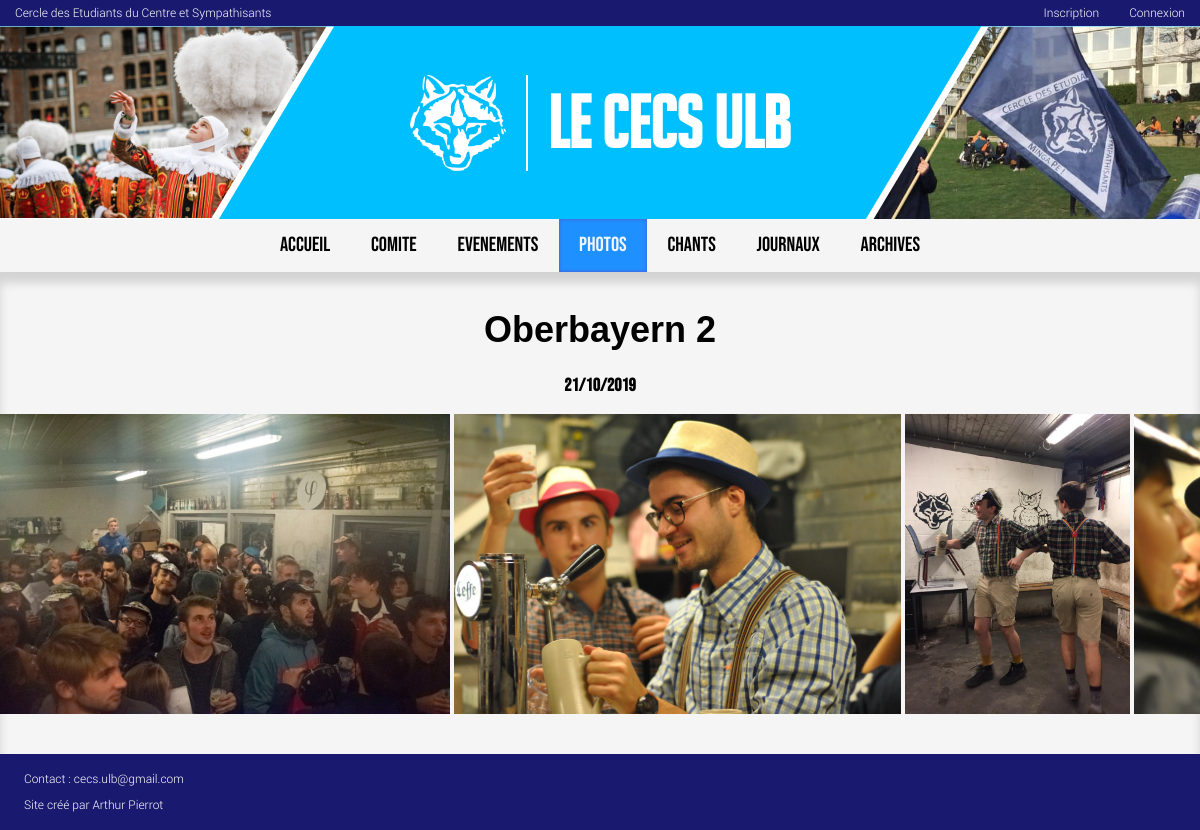
/photo/, run on an earlier commit of the app's database.
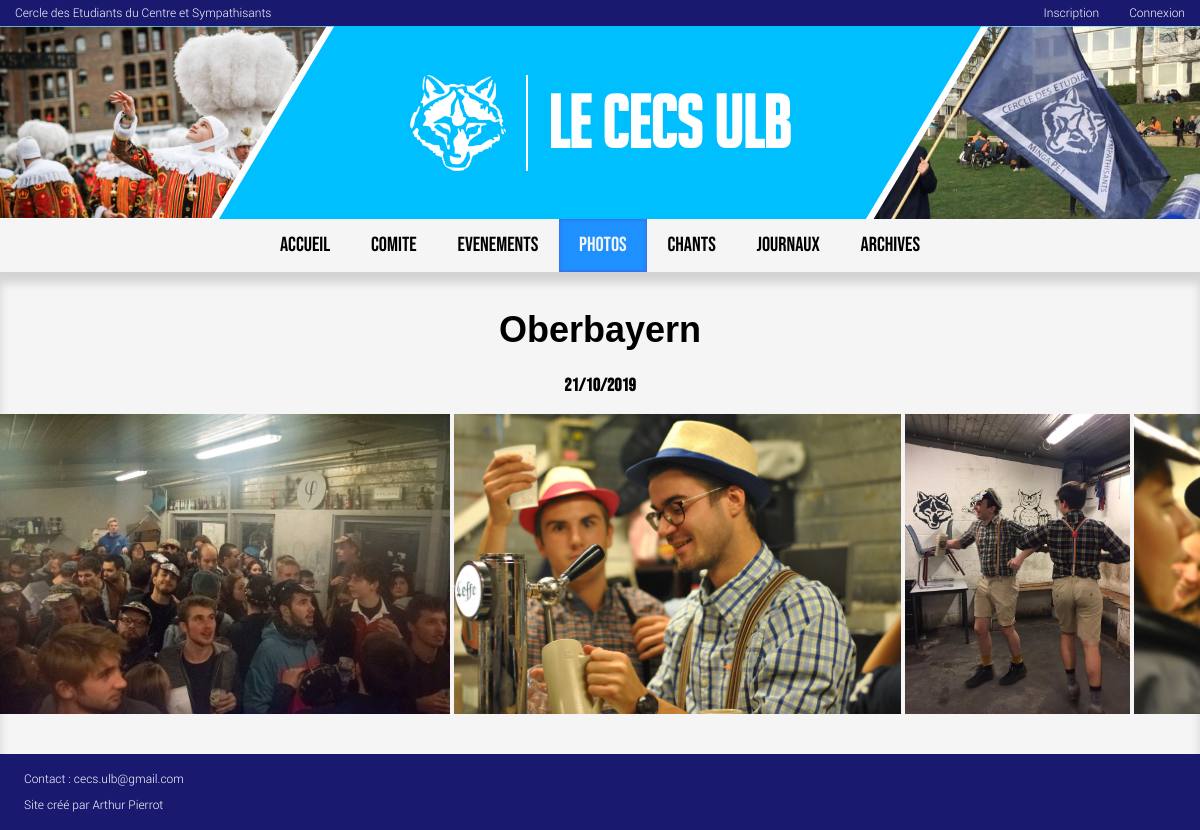
And on a later commit of the database.
### main/models.py (models this page shows, shortened)
class Album(models.Model):
	name = models.CharField(max_length=30)
	pub_date = models.DateField()
	def get_photos(self):
		return Photo.objects.filter(album=self)

### main/views.py (the view)
# urls.py: path('photo/', views.PhotoView.as_view(), name='photo'),
class PhotoView(generic.ListView):
	template_name = 'main/photo.html'
	context_object_name = 'albums'
	def get_queryset(self):
		return Album.objects.all().order_by('-pub_date')

### main/templates/main/photo.html (shortened to what this page needs)
{% extends "main/base.html" %}
{% load static %}
{% block navbar %}
    <ul>
        <li><a href="{% url 'main:index' %}">ACCUEIL</a></li>
        <li><a href="{% url 'main:comite' %}">COMITE</a></li>
        <li><a href="?">EVENEMENTS</a></li>
        <li><a href="{% url 'main:photo' %}" class="active">PHOTOS</a></li>
        <li><a href="?">CHANTS</a></li>
        <li><a href="?">JOURNAUX</a></li>
        <li><a href="?">ARCHIVES</a></li>
    </ul>
{% endblock %}
{% block content %}
    {% if albums %}
        <div class="albums">
            {% for album in albums %}
                <div class="album">
                    <h2>{{ album.name }}</h2>
                    <h3>{{ album.pub_date|date:'d/m/Y'}}</h3>
                    <div class="photos">
                        {% for photo in album.get_photos %}
                            <img src="{{ photo.image.url }}" alt="">
                        {% endfor %}
                    </div>
                </div>
            {% endfor %}
        </div>
    {% endif %}
{% endblock %}

What changed in the data, as far as the page shows it:
changed Album: name "Oberbayern 2" → "Oberbayern"
